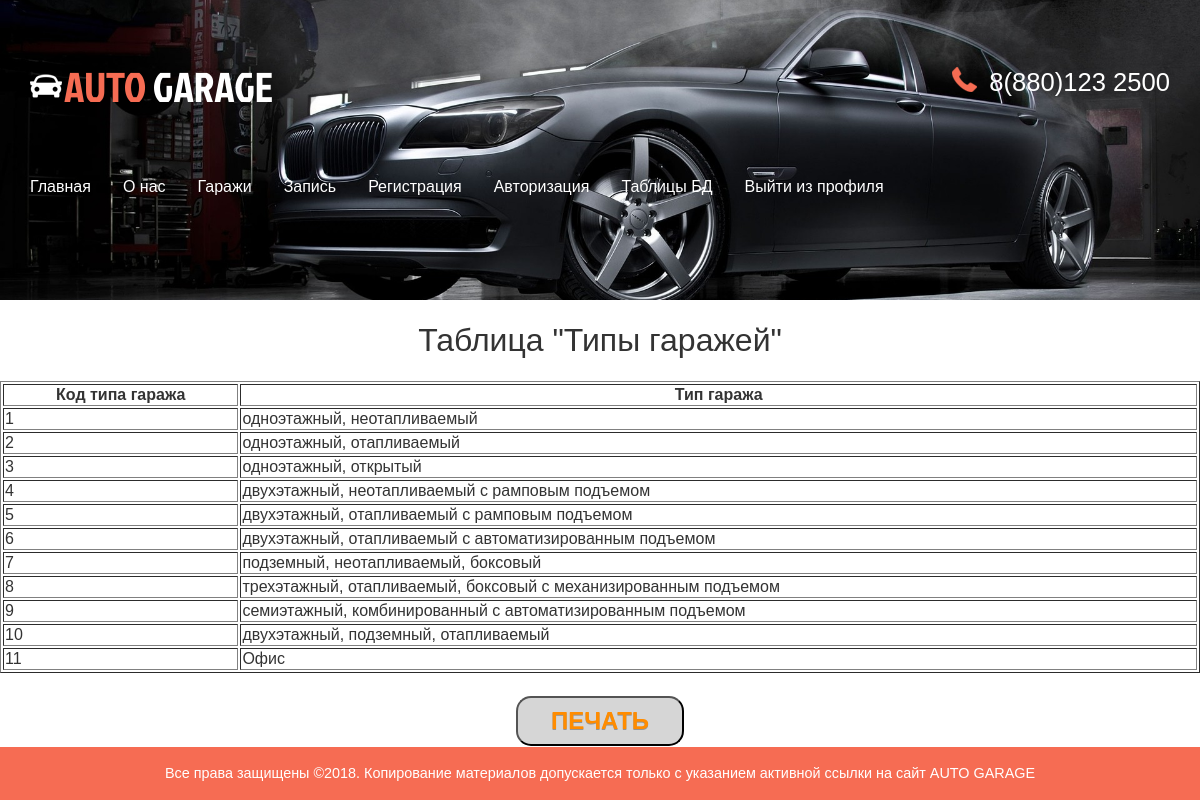
The page /tip.php on the database its author committed.
### tables this page shows
CREATE TABLE `tip_garaja` (
  `id_tip_garaj` int(11) NOT NULL,
  `tip_garaja` varchar(100) NOT NULL
);

### tip.php (the view, shortened to what this page needs)
<?php include "base.php"; ?>
<html>
<head>
<link href="css/bootstrap.css" rel='stylesheet' type='text/css' />
<link href="css/style.css" rel='stylesheet' type='text/css' />
</head>
<body>
<div class="banner banner2">
	 <div class="container">
	     <div class="header">
			 <div class="logo">
				 <h1><a href="index.php"><img src="images/car.png" alt=""/>AUTO <span>GARAGE</span></a></h1>
			 </div>
			 <div class="top_details">
				 <p><span></span> 8(880)123 2500</p>
				 </div>
			 <div class="clearfix"></div>
		 </div>
		 <nav class="navbar navbar-default">
			 	 <div class="collapse navbar-collapse nav-wil" id="bs-example-navbar-collapse-1">
				  <ul class="nav navbar-nav">
					<li><a href="admindex.php">Главная</a></li>
					<li><a href="admabout.php">О нас</a></li>
					<li><a href="admgallery.php">Гаражи</a></li>
					<li><a href="admzapis.php">Запись</a></li>
					<li><a href="admregistr.php">Регистрация</a></li>
					<li><a href="admautoriz.php">Авторизация</a></li>
					<li><a href="indexadmin.php">Таблицы БД</a></li>
					<li><a href="logout.php">Выйти из профиля</a></li>
				  </ul>
			 </div>
	      </nav>
	 </div>
</div>
<br><h1 align="center"> Таблица "Типы гаражей"</h1><br>
<table border=1 width=100% align="center">
 <tr>
<th>Код типа гаража</th>
<th>Тип гаража</th>
</tr>
<?php
$result=mysqli_query($conn, "SELECT *
                     from tip_garaja")
or die(mysqli_error());
$myrow =mysqli_fetch_array($result);
do{
echo "<tr>";
echo
"<td>".$myrow["id_tip_garaj"].
"</td>\n <td>".$myrow["tip_garaja"].
"</td>\n";
echo "</tr>\n";
}
while ($myrow =mysqli_fetch_array($result));
?>
</table>
<br><center><button href="javascript://" onclick="print();" class="but2">Печать</button></center><br>
		<div class="footer2">
	 	      <div class="col-md-8 ftr2-bottom">
			<p>Все права защищены &copy<?php echo date("Y") ?>.  Копирование материалов допускается только с указанием активной ссылки на сайт <a href="index.php">AUTO GARAGE</a></p>
	 </div>
</div>
</body>
</html>

### css/style.css (style rules this page uses)
h4, h5, h6, h1, h2, h3 { margin: 0; }
ul, ol { margin: 0; padding:0; }
p { margin: 0; }
html, body { font-family: arial; font-size: 100%; background: #ffffff; height:100%; }
body a { transition:0.5s all; -webkit-transition:0.5s all; -moz-transition:0.5s all; -o-transition:0.5s all; -ms-transition:0.5s all; }
.banner { background:url(../images/bg4.jpg) no-repeat 0px -120px; background-size:cover; min-height:800px; }
.header { margin-top:4em; }
.logo { float:left; }
.logo h1 a { color:#F66C53; text-decoration:none; font-family:'JockeyOne-Regular'; font-size:1.3em; font-weight: normal; }
.logo h1 a img { margin-right:2px; vertical-align:initial; }
.logo h1 a span { color:#fff; }
.top_details { float:right; }
.top_details p { color:#fff; font-size:1.6em; margin-bottom:0.5em; }
.top_details p span { background: url(../images/phn.png) no-repeat 0px 0px; width: 25px; height: 29px; display: inline-block; margin-right: 5px; vertical-align: text-bottom; }
.navbar-default { background:none; border:none; }
.navbar-default ul li { display:inline-block; }
.navbar-default ul li a { display:block; color:#fff; text-decoration:none; padding:0 2em 0 0; }
.navbar-default .navbar-nav > li > a { color:#fff; }
.navbar-collapse { padding:0; }
.navbar { margin:4em 0; }
.footer2 { margin: 0px; position: fixed; left: 0; right: 0; bottom: 0; width: 100%; }
.ftr2-bottom { background: #F66C53; width:100%; padding:1em 0; text-align:center; margin: 0px;yyy }
.ftr2-bottom p { color: #fff; font-size: 0.9em; text-align:center; }
.ftr2-bottom p a { color:#fff; }
.banner2 { background: url(../images/bg4.jpg) no-repeat 0px -192px; background-size: cover; min-height: 300px; }

### rows shown on the page
tip_garaja: id_tip_garaj "1", tip_garaja "одноэтажный, неотапливаемый"
tip_garaja: id_tip_garaj "2", tip_garaja "одноэтажный, отапливаемый"
tip_garaja: id_tip_garaj "3", tip_garaja "одноэтажный, открытый"
tip_garaja: id_tip_garaj "4", tip_garaja "двухэтажный, неотапливаемый с рамповым подъемом"
tip_garaja: id_tip_garaj "5", tip_garaja "двухэтажный, отапливаемый с рамповым подъемом"
tip_garaja: id_tip_garaj "6", tip_garaja "двухэтажный, отапливаемый с автоматизированным подъемом"
tip_garaja: id_tip_garaj "7", tip_garaja "подземный, неотапливаемый, боксовый"
tip_garaja: id_tip_garaj "8", tip_garaja "трехэтажный, отапливаемый, боксовый с механизированным подъемом"
tip_garaja: id_tip_garaj "9", tip_garaja "семиэтажный, комбинированный с автоматизированным подъемом"
tip_garaja: id_tip_garaj "10", tip_garaja "двухэтажный, подземный, отапливаемый"
tip_garaja: id_tip_garaj "11", tip_garaja "Офис"
